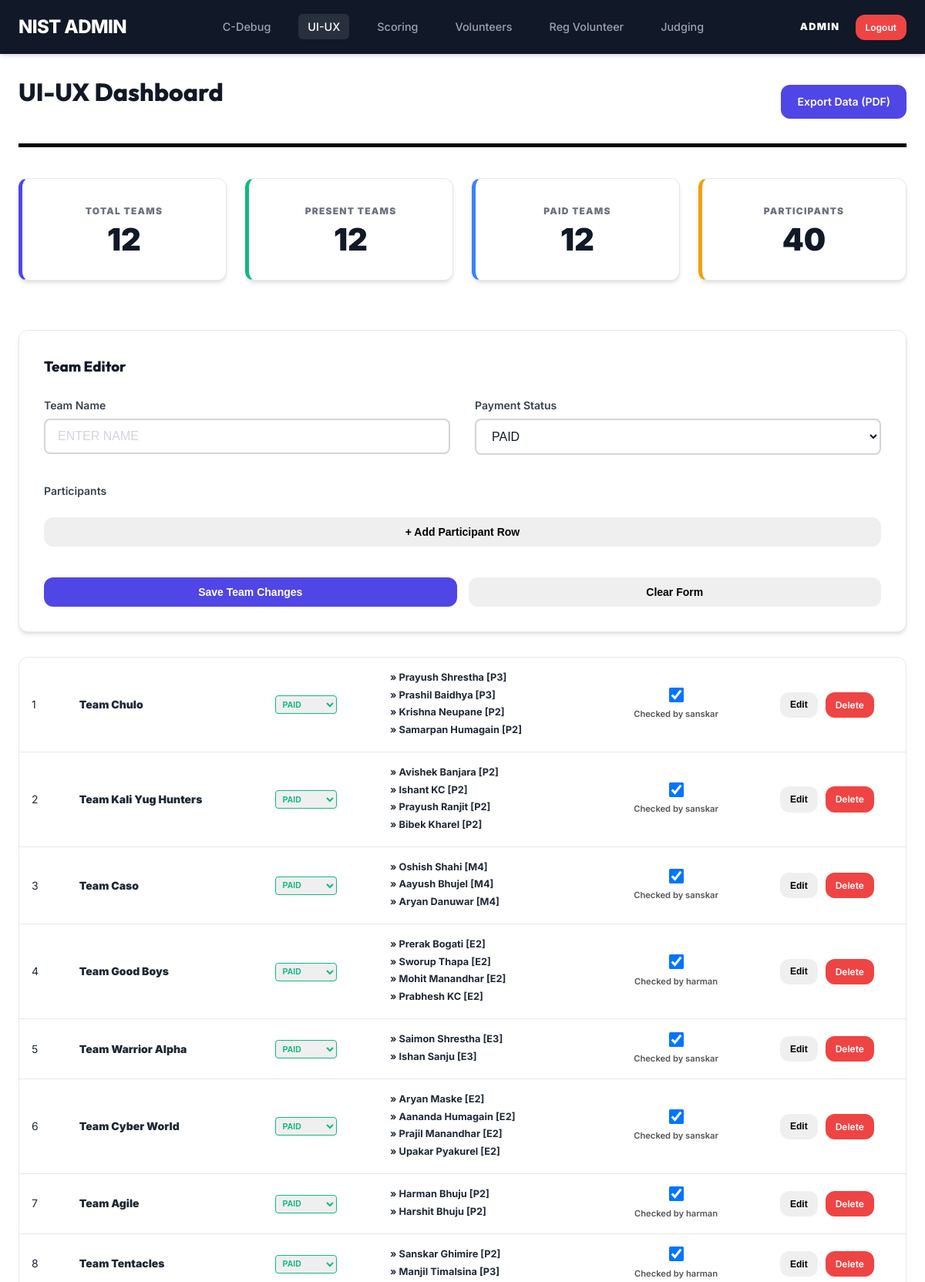
The app's page /nist_admin/ui_ux_admin.php (signed in, upper part) with its own data.
### tables this page shows
CREATE TABLE `uiux_teams` (
  `id` int(11) NOT NULL,
  `team_name` varchar(100) NOT NULL,
  `payment` enum('paid','not_paid') DEFAULT 'not_paid',
  `attendance` tinyint(1) DEFAULT 0,
  `attendance_updated_by_id` int(11) DEFAULT NULL
);

CREATE TABLE `uiux_members` (
  `id` int(11) NOT NULL,
  `team_id` int(11) DEFAULT NULL,
  `member_name` varchar(100) DEFAULT NULL,
  `section` varchar(10) DEFAULT NULL
);

### nist_admin/ui_ux_admin.php (the view, shortened to what this page needs)
<?php
require_once '../db.php';
$stats = $conn->query("SELECT
    (SELECT COUNT(*) FROM uiux_teams) as total_teams,
    (SELECT COUNT(*) FROM uiux_members) as total_members")->fetch_assoc();
?>
<!DOCTYPE html>
<html lang="en">
<head>
    <link rel="stylesheet" href="../style.css">
</head>
<body>
    <?php include 'navbar.php'; ?>
    <div class="container mt-4">
        <div style="display:flex; justify-content:space-between; align-items:center; margin-bottom:2.5rem; border-bottom:5px solid var(--black); padding-bottom:1rem;">
            <h1>UI-UX Dashboard</h1>
            <a href="export_pdf_admin.php?category=ui_ux" target="_blank" class="btn btn-primary">Export Data (PDF)</a>
        </div>
        <div style="display:grid; grid-template-columns: repeat(auto-fit, minmax(200px, 1fr)); gap:1.5rem; margin-bottom:2rem;">
            <div class="card" style="border-left:5px solid var(--primary); text-align:center;">
                <div class="text-muted" style="font-size:0.75rem; font-weight:900; text-transform:uppercase; letter-spacing:0.1em; margin-bottom:0.5rem;">Total Teams</div>
                <div style="font-size:2.5rem; font-weight:900; line-height:1;"><?php echo $stats['total_teams']; ?></div>
            </div>
            <div class="card" style="border-left:5px solid var(--secondary); text-align:center;">
                <div class="text-muted" style="font-size:0.75rem; font-weight:900; text-transform:uppercase; letter-spacing:0.1em; margin-bottom:0.5rem;">Present Teams</div>
                <div style="font-size:2.5rem; font-weight:900; line-height:1;">
                    <span id="present-teams-count"><?php echo $conn->query("SELECT COUNT(*) FROM uiux_teams WHERE attendance=1")->fetch_row()[0]; ?></span>
                </div>
            </div>
            <div class="card" style="border-left:5px solid var(--info); text-align:center;">
                <div class="text-muted" style="font-size:0.75rem; font-weight:900; text-transform:uppercase; letter-spacing:0.1em; margin-bottom:0.5rem;">Paid Teams</div>
                <div style="font-size:2.5rem; font-weight:900; line-height:1;">
                    <span id="paid-teams-count"><?php echo $conn->query("SELECT COUNT(*) FROM uiux_teams WHERE payment='paid'")->fetch_row()[0]; ?></span>
                </div>
            </div>
            <div class="card" style="border-left:5px solid var(--warning); text-align:center;">
                <div class="text-muted" style="font-size:0.75rem; font-weight:900; text-transform:uppercase; letter-spacing:0.1em; margin-bottom:0.5rem;">Participants</div>
                <div style="font-size:2.5rem; font-weight:900; line-height:1;"><?php echo $stats['total_members']; ?></div>
            </div>
        </div>
        <div class="card">
            <h3 id="form-title">Team Editor</h3>
            <form action="" method="POST">
                <div style="display:grid; grid-template-columns: 1fr 1fr; gap:2rem; margin-top:1.5rem;">
                    <div class="form-group">
                        <label class="form-label">Team Name</label>
                        <input type="text" name="team_name" id="team_name" class="form-control" placeholder="ENTER NAME" required>
                    </div>
                    <div class="form-group">
                        <label class="form-label">Payment Status</label>
                        <select name="payment" id="payment" class="form-control">
                            <option value="paid">PAID</option>
                        </select>
                    </div>
                </div>
                <div class="form-group" style="margin-top:1rem;">
                    <label class="form-label">Participants</label>
                    <button type="button" onclick="addMemberRow()" class="btn" style="width:100%; border-style:dashed; margin-top:1rem;">+ Add Participant Row</button>
                </div>
                <div style="margin-top:2.5rem; display:flex; gap:15px;">
                    <button type="submit" name="save_team" class="btn btn-primary" style="flex:1;">Save Team Changes</button>
                    <button type="button" onclick="resetForm()" class="btn" style="flex:1;">Clear Form</button>
                </div>
            </form>
        </div>
        <div class="table-responsive">
            <table class="table-stackable">
                <tbody>
                    <?php
                    $teams_sql = "SELECT t.*, a_a.username as attendance_by
                                 FROM uiux_teams t
                                 LEFT JOIN admin a_a ON t.attendance_updated_by_id = a_a.id
                                 ORDER BY t.id ASC";
                    $teams_res = $conn->query($teams_sql);
                    $sn = 1;
                    while ($t = $teams_res->fetch_assoc()): ?>
                        <tr>
                            <td data-label="SN"><?php echo $sn++; ?></td>
                            <td data-label="Team" style="font-weight:900;"><?php echo htmlspecialchars($t['team_name']); ?></td>
                            <td data-label="Payment">
                                <select class="status-dropdown"
                                    data-team-id="<?php echo $t['id']; ?>" data-field="payment"
                                    onchange="updateStatus(<?php echo $t['id']; ?>, 'payment', this.value)"
                                    style="font-weight:800; text-transform:uppercase; <?php echo (strcasecmp($t['payment'], 'paid') === 0) ? 'border-color:var(--secondary); color:var(--secondary);' : 'border-color:var(--danger); color:var(--danger);'; ?>">
                                    <option value="paid" <?php echo (strcasecmp($t['payment'], 'paid') === 0) ? 'selected' : ''; ?>>PAID</option>
                                </select>
                            </td>
                            <td data-label="Members">
                                <?php
                                $m_sql = "SELECT member_name as name, section FROM uiux_members WHERE team_id = " . $t['id'];
                                $m_res = $conn->query($m_sql);
                                $members = [];
                                while ($m = $m_res->fetch_assoc()): ?>
                                    <div style="font-size:0.8rem; font-weight:700; margin-bottom:2px;">
                                        &raquo; <?php echo htmlspecialchars($m['name']); ?> [<?php echo htmlspecialchars($m['section']); ?>]
                                    </div>
                                    <?php $members[] = $m; ?>
                                <?php endwhile; ?>
                            </td>
                            <td data-label="Status" class="attendance-cell" data-team-id="<?php echo $t['id']; ?>" style="text-align:center;">
                                <input type="checkbox" class="attendance-check" data-id="<?php echo $t['id']; ?>"
                                    <?php echo $t['attendance'] ? 'checked' : ''; ?>
                                    style="transform:scale(1.5); cursor:pointer;">
                                <div class="attendance-info">
                                    <?php if (!empty($t['attendance_by'])): ?>
                                        <div style="font-size:0.7rem; color:#555; font-weight:600; margin-top:4px;">
                                            <?php echo $t['attendance'] ? 'Checked by' : 'Unchecked by'; ?> <?php echo htmlspecialchars($t['attendance_by']); ?>
                                        </div>
                                    <?php endif; ?>
                                </div>
                            </td>
                            <td data-label="Action" style="text-align:center;">
                                <div style="display:flex; gap:10px; justify-content:center;">
                                    <?php $mjson = htmlspecialchars(json_encode($members), ENT_QUOTES, 'UTF-8'); ?>
                                    <button onclick='editTeam(<?php echo $t['id']; ?>, "<?php echo addslashes($t['team_name']); ?>", "<?php echo $t['payment']; ?>", `<?php echo $mjson; ?>`)' class="btn" style="padding:6px 12px; font-size:0.75rem;">Edit</button>
                                    <a href="?delete_team=<?php echo $t['id']; ?>" class="btn btn-danger" style="padding:6px 12px; font-size:0.75rem;" onclick="return confirm('Confirm deletion?')">Delete</a>
                                </div>
                            </td>
                        </tr>
                    <?php endwhile; ?>
                </tbody>
            </table>
        </div>
    </div>
</body>
</html>

### style.css (style rules this page uses)
:root { --primary: #4f46e5; --primary-hover: #4338ca; --secondary: #10b981; --danger: #ef4444; --warning: #f59e0b; --info: #3b82f6; --bg-main: #ffffff; --bg-card: #ffffff; --text-main: #111827; --text-muted: #6b7280; --border: #e5e7eb; --radius: 12px; --black: #000000; --white: #ffffff; --gray-50: #f9fafb; --gray-100: #f3f4f6; --gray-200: #e5e7eb; --gray-300: #d1d5db; --gray-700: #374151; --shadow-sm: 0 1px 2px 0 rgba(0, 0, 0, 0.05); --shadow: 0 4px 6px -1px rgba(0, 0, 0, 0.1), 0 2px 4px -1px rgba(0, 0, 0, 0.06); --shadow-lg: 0 10px 15px -3px rgba(0, 0, 0, 0.1), 0 4px 6px -2px rgba(0, 0, 0, 0.05); --container-width: 1280px; }
* { margin: 0; padding: 0; box-sizing: border-box; }
body { font-family: 'Inter', system-ui, -apple-system, sans-serif; background-color: var(--bg-main); color: var(--text-main); line-height: 1.6; -webkit-font-smoothing: antialiased; overflow-x: hidden; }
h1, h2, h3 { font-family: 'Outfit', sans-serif; font-weight: 800; color: var(--text-main); margin-bottom: 1.5rem; }
.container { width: 100%; max-width: 1540px; margin: 0 auto; padding: 0 1.5rem; }
.btn { display: inline-flex; align-items: center; justify-content: center; padding: 0.625rem 1.25rem; border-radius: var(--radius); font-weight: 600; font-size: 0.875rem; cursor: pointer; transition: all 0.2s cubic-bezier(0.4, 0, 0.2, 1); text-decoration: none; border: 1px solid transparent; gap: 0.5rem; }
.btn-primary { background: var(--primary); color: white; }
.btn-danger { background: var(--danger); color: white; }
.card { background: var(--bg-card); border-radius: var(--radius); border: 1px solid var(--border); padding: 2rem; margin-bottom: 2rem; box-shadow: var(--shadow); overflow: hidden; }
.form-group { margin-bottom: 1.25rem; }
.form-label { display: block; font-weight: 600; font-size: 0.875rem; color: #374151; margin-bottom: 0.4rem; }
.form-control { width: 100%; padding: 0.75rem 1rem; border: 2px solid var(--gray-300); border-radius: 8px; font-size: 1rem; outline: none; transition: all 0.2s; background: var(--white); color: var(--text-main); }
.status-dropdown { padding: 0.15rem 0.3rem !important; font-size: 0.65rem !important; width: auto !important; min-width: 65px !important; height: 24px !important; border-radius: 4px !important; border-width: 1px !important; line-height: 1 !important; }
.form-control::placeholder { color: var(--gray-300); }
.table-responsive { overflow-x: auto; border-radius: var(--radius); border: 1px solid var(--border); background: white; }
table { width: 100%; border-collapse: collapse; }
td { padding: 1rem; border-bottom: 1px solid var(--border); font-size: 0.875rem; color: #1f2937; }
.mt-4 { margin-top: 1.5rem; }
.text-muted { color: var(--text-muted); }

### records on screen
uiux_teams: team_name "Team Chulo", payment+id "PAID", attendance "☑", shows "Checked by", admin.username "sanskar"
uiux_members: member_name "Prayush Shrestha", section "P3"
uiux_members: member_name "Prashil Baidhya", section "P3"
uiux_members: member_name "Krishna Neupane", section "P2"
uiux_members: member_name "Samarpan Humagain", section "P2"
uiux_teams: team_name "Team Kali Yug Hunters", payment+id "PAID", attendance "☑", shows "Checked by", admin.username "sanskar"
uiux_members: member_name "Avishek Banjara", section "P2"
uiux_members: member_name "Ishant KC", section "P2"
uiux_members: member_name "Prayush Ranjit", section "P2"
uiux_members: member_name "Bibek Kharel", section "P2"
uiux_teams: team_name "Team Caso", payment+id "PAID", attendance "☑", shows "Checked by", admin.username "sanskar"
uiux_members: member_name "Oshish Shahi", section "M4"
uiux_members: member_name "Aayush Bhujel", section "M4"
uiux_members: member_name "Aryan Danuwar", section "M4"
uiux_teams: team_name "Team Good Boys", payment+id "PAID", attendance "☑", shows "Checked by", admin.username "harman"
uiux_members: member_name "Prerak Bogati", section "E2"
uiux_members: member_name "Sworup Thapa", section "E2"
uiux_members: member_name "Mohit Manandhar", section "E2"
uiux_members: member_name "Prabhesh KC", section "E2"
uiux_teams: team_name "Team Warrior Alpha", payment+id "PAID", attendance "☑", shows "Checked by", admin.username "sanskar"
uiux_members: member_name "Saimon Shrestha", section "E3"
uiux_members: member_name "Ishan Sanju", section "E3"
uiux_teams: team_name "Team Cyber World", payment+id "PAID", attendance "☑", shows "Checked by", admin.username "sanskar"
uiux_members: member_name "Aryan Maske", section "E2"
uiux_members: member_name "Aananda Humagain", section "E2"
uiux_members: member_name "Prajil Manandhar", section "E2"
uiux_members: member_name "Upakar Pyakurel", section "E2"
uiux_teams: team_name "Team Agile", payment+id "PAID", attendance "☑", shows "Checked by", admin.username "harman"
uiux_members: member_name "Harman Bhuju", section "P2"
uiux_members: member_name "Harshit Bhuju", section "P2"
uiux_teams: team_name "Team Tentacles", payment+id "PAID", attendance "☑", shows "Checked by", admin.username "harman"
uiux_members: member_name "Sanskar Ghimire", section "P2"
uiux_members: member_name "Manjil Timalsina", section "P3"

### other values on screen
$_SESSION['admin_user'] "ADMIN"
$stats['total_teams'] "12"
$stats['total_members'] "40"
